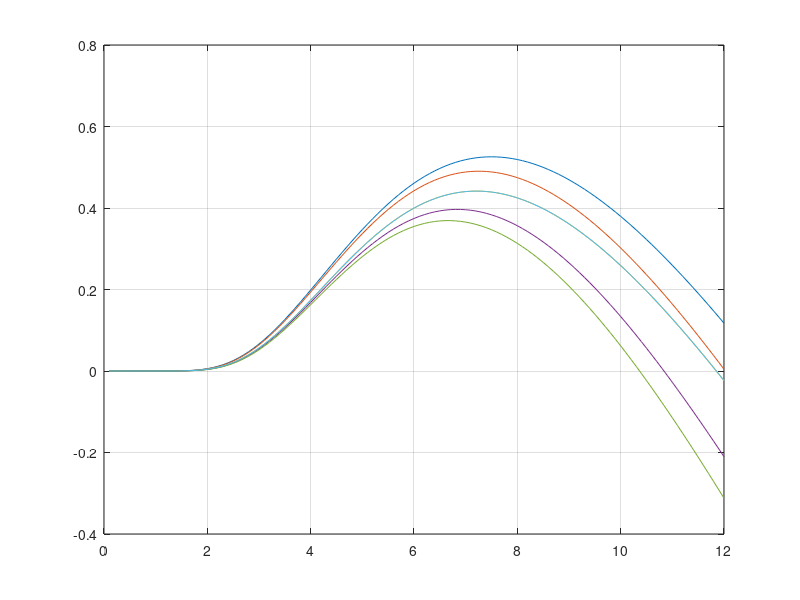
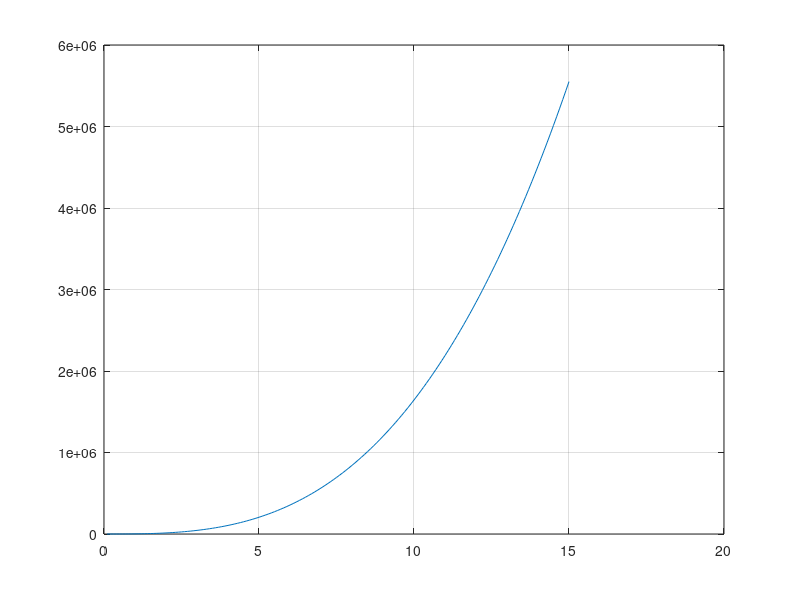
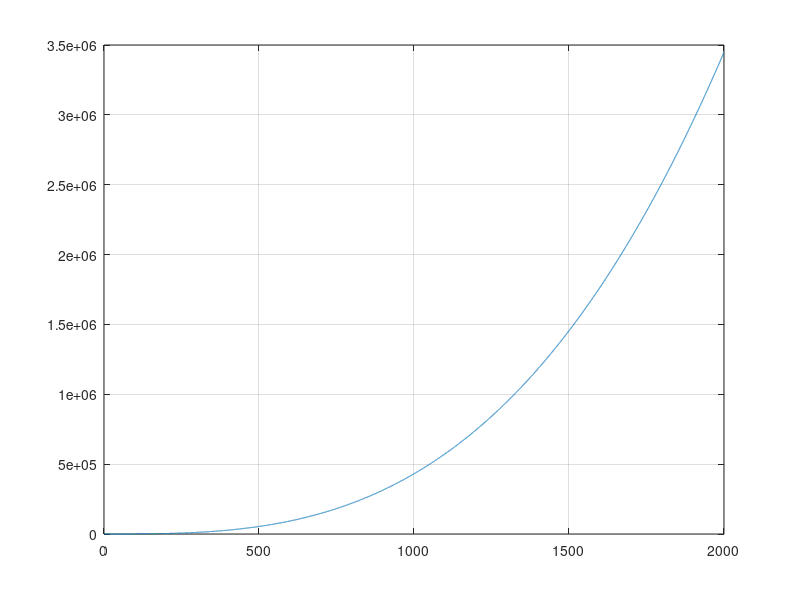
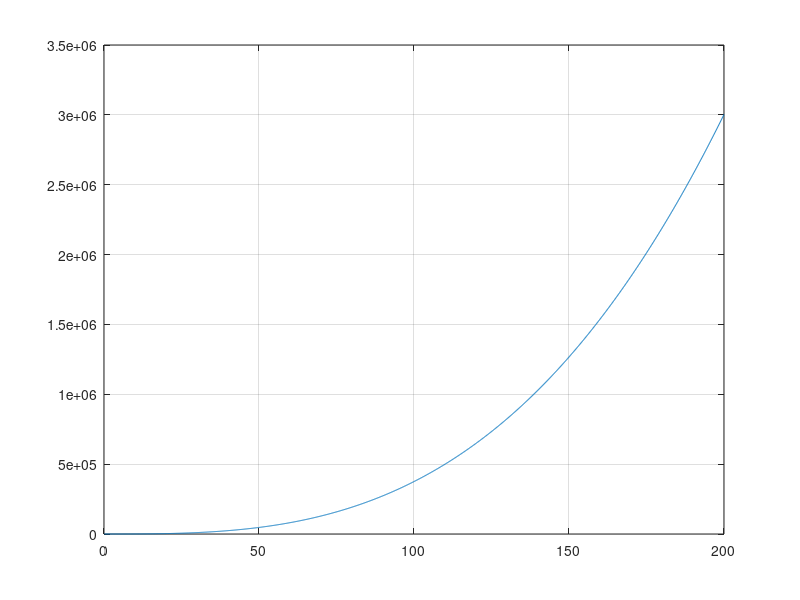

Here is the MATLAB script that generated these plots, in order:
close all
clear all
clc                          
%PARAMETERS OF A 2MW DFIG
%IEEE - DFIM: Chapter 3 
%--------------------------------------------------------------------------
f = 50;                     % Stator frequency (Hz)
n = 1500;                   % Synchronous speed at 50 Hz|(rev/min)
Ps = 2e6;                   % Nominal stator three-phase active power|(MW)
Vs = 690;                   % Line-to-line nominal stator voltage in rms (V)
Is = 1760;                  % Each phase nominal stator current in rms (Amp)
Tem = 12732;                % Nominal torque at generator or motor modes (N.m)
%Stator connection Star
p = 2;                      % Pole pair 
Vr = 2070;                  % Line-to-line nominal rotor voltage in rms (reached at speed near zero) (V)
%Rotor connection Star
u = 0.34;                   % Stator/rotor turns ratio (relation between the stator and rotor)
Rs = 2.6e-3;                % Stator resistance (mohm)
Lsi = 87e-6;                % Stator leakage inductance (uH)
Lm = 2.5e-3;                % Magnetizing inductace (mH)
Rres = 26.1e-3;             %% Rotor resistance (mohm)
Rind = 783e-6;              %% Rotor leakage inductance (uH)
Rr = 2.9e-3;                % Rotor resistance referred to stator (mohm)
Lsr = 87e-6;                % Rotor leakage inductance referred to the stator (uH)
Ls = Lm + Lsi;              % Stator inductance (mH)
Lr = Lm + Lsr;              % Rotor inductance (mH)
%--------------------------------------------------------------------------
%Space for Rotor Side Converter
Q = 0;                      % For Reactive power = 0
smax = 0.33;                % Maximun slip 0.25
Fs = 1.8;                   % Stator Flux
Vbus_ref = 1000;            % Bus Voltage
%Mechanic 
J = 127;                    % Inertia Kg*m^2
D = 1e-3;                   % Damping friction factor N.m.s
%PI regulators
sigma = 1- Lm^2/(Ls*Lr); 
tau_i = (sigma*Lr)/Rr;
tau_n = 0.05;
wni = 100*(1/tau_i);
wnn = 1/tau_n;

kp_id = (2*wni*sigma*Lr)-Rr;
kp_iq = kp_id;

ki_id = (wni^2)*Lr*sigma;
ki_iq = ki_id;

kp_n = (2*wnn*J)/p;
ki_n = ((wnn^2)*J)/p;
%--------------------------------------------------------------------------
%Space for Grid Side Converter
Cbus = 80e-3;               % DC bus capacitance
Rg = 20e-6;                 % Grid side filter? resistance 1
Lg = 483e-6;                % Grid side filter? inductance 1e-3

Kpg = 1/(1.5*Vs*sqrt(2/3)); 
Kqg = -Kpg;

%PI regulators
tau_ig = Lg/Rg;
wnig = 60*2*pi;

kp_idg = (2*wnig*Lg)-Rg;
kp_iqg = kp_idg;
ki_idg = (wnig^2)*Lg;
ki_iqg = ki_idg;

kp_v = -1000;   
ki_v = -300000;

%--------------------------------------------------------------------------
%PWM 
fsw = 4e3;                  % Switching frequency (Hz)
Ts = 1/fsw/f;               % Sample time (sec)

%--------------------------------------------------------------------------
%Space for Three blade wind turbine model
N = 100;                    %Gearbox Ratio
Radio = 44;                 %Radio
ro = 1.225;                 %Air desity kg/m3 
%beta = -0.1;                %Pitch angle
beta=[-2.5 -1.5 -0.01 1.5 2.5 -0.01];

for k=1:6
cont = 1;
for lambda = 0.1:0.1:12
lambdai(cont)=(1/((1/(lambda-0.02*beta(k))+(0.003/(beta(k)^3+1)))));
Cp(cont)=0.73*(151/lambdai(cont)-0.58*beta(k)-0.002*beta(k)^2.14-13.2).*(exp(-18.4/lambdai(cont)));
Ct(cont) = Cp (cont)/lambda;
cont = cont+1;
end 
lambda=[0.1:0.1:12];
figure (1)
plot(lambda,Cp), grid on, hold on,
end
% Lambda and CP optimum
cp_opt = max(Cp)
cp_opt_abs = abs(max(Cp))
posicion=find(Cp==cp_opt);
lambda_opt = abs(lambda(posicion))
beta = beta (k)

cont2=1;
for Vv = 0.1:0.1:15
Pt (cont2)= (0.5*ro*pi*(Radio)^2)*(Vv)^3*cp_opt;
cont2=cont2+1;
end 
Vv=[0.1:0.1:15];
figure (2)
plot(Vv,Pt), grid on, hold on,

cont3=1;
for omega_m_rpm = 0.1:0.1:2000
Pt_rpm (cont3)= (0.5*ro*pi*(Radio)^2)*((Radio*((omega_m_rpm/N)*(2*pi/60)))/lambda_opt)^3*cp_opt;
cont3=cont3+1;
end 
omega_m_rpm=[0.1:0.1:2000];
figure (3)
plot (omega_m_rpm,Pt_rpm), grid on, hold on,


cont4=1;
for omega_m_rd = 0.1:0.1:200
Pt_rd (cont4)= (0.5*ro*pi*(Radio)^2)*((Radio*((omega_m_rd/N)))/lambda_opt)^3*cp_opt;
cont4=cont4+1;
end 
omega_m_rd=[0.1:0.1:200];
figure (4)
plot (omega_m_rd,Pt_rd), grid on, hold on,
